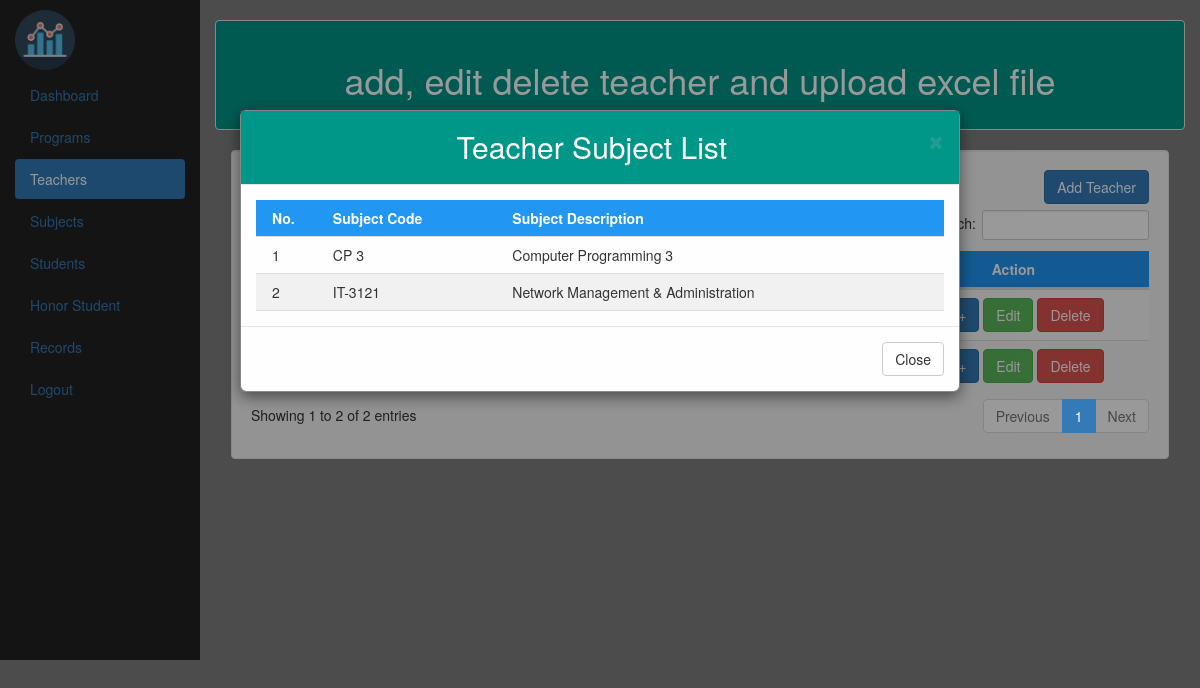
/teacher.php?InfoID=4 (signed in), run on the app's committed database.
### tables this page shows
CREATE TABLE IF NOT EXISTS `subject` (
  `id` int(11) NOT NULL AUTO_INCREMENT,
  `department` varchar(50) NOT NULL,
  `No` int(11) NOT NULL,
  `Subject_Code` varchar(50) NOT NULL,
  `Subject_Description` varchar(50) NOT NULL,
  `ProfID` int(11) NOT NULL,
  `sem` varchar(50) NOT NULL,
  `ay` varchar(50) NOT NULL,
  `stat` int(11) NOT NULL,
  PRIMARY KEY (`id`)
);

CREATE TABLE IF NOT EXISTS `teacher_information` (
  `id` int(11) NOT NULL AUTO_INCREMENT,
  `First_Name` varchar(50) NOT NULL,
  `Last_Name` varchar(50) NOT NULL,
  `Username` varchar(50) NOT NULL,
  `Password` varchar(50) NOT NULL,
  PRIMARY KEY (`id`)
);

### teacherData.php (the view, shortened to what this page needs)
<div class="w3-container w3-animate-zoom">
<?php
if(isset($_GET['InfoID'])){
?>
	<div class="modal fade" id="viewInfo" role="dialog">
		<div class="modal-dialog modal-lg">
			<div class="modal-content">
				<div class="modal-header w3-teal">
					<button type="button" class="close" data-dismiss="modal">&times;</button>
					<h2 class="modal-title"><center>Teacher Subject List</center></h2>
				</div>
				<div class="modal-body">
					<table class="w3-table w3-striped w3-bordered">
						<thead>
							<tr class="w3-blue">
								<th width="10%">No.</th>
								<th>Subject Code</th>
								<th>Subject Description</th>
							</tr>
						</thead>
						<?php
						$teacherSubject = mysqli_query($conn, "SELECT * FROM subject WHERE ProfID = ".$_GET['InfoID']."  GROUP BY Subject_Code");
						$no = 1;
						while($res = mysqli_fetch_array($teacherSubject)){
							echo "
							<tr>
								<td>$no</td>
								<td>".$res['Subject_Code']."</td>
								<td>".$res['Subject_Description']."</td>
							</tr>";
							$no++;
						}
						?>
						</table>
					</div>
				<div class="modal-footer">
					<button type="button" class="btn btn-default" data-dismiss="modal">Close</button>
				</div>
			</div>
		</div>
	</div>
<?php
}
?>
<div class="w3-container w3-animate-zoom well">
	<div class="row">
		<div class="col-md-12">
			<button class='btn btn-primary w3-right' id="add">Add Teacher</button><br><br>
			<div style="overflow-x:auto;">
				<table  id="data" class="table table-responsive table-striped">
					<thead>
						<tr class="w3-blue">
							<th class = 'w3-center'>No.</th>
							<th class = 'w3-center'>Name</th>
							<th class = 'w3-center'>Username</th>
							<th class = 'w3-center'>Password</th>
							<th class = 'w3-center'>Action</th>
						</tr>
					</thead>
					<tbody>
					<?php
						$allteacher = mysqli_query($conn, "SELECT * FROM teacher_information");
						$i=1;
						while($res = mysqli_fetch_array($allteacher)){
							echo "<tr>
							<td class = 'w3-center'>$i</td>
							<td class = 'w3-center'><a href='teacher.php?InfoID=".$res['id']."' style='color:black'>".$res['First_Name']." ".$res['Last_Name']."</a></td>
							<td class = 'w3-center'>".$res['Username']."</td>
							<td class = 'w3-center'>".$res['Password']."</td>
							<td class = 'w3-center'>
							<a href='uploadExcel.php?id=".$res['id']."' class='btn btn-primary' >+</a>
							<a href='teacher.php?id=".$res['id']."' class='btn btn-success'>Edit</a>
							<a href='deleteAccount.php?id=".$res['id']."' class='btn btn-danger'>Delete</a>
							</td>
							</tr>";
							$i++;
						}
					?>
					</tbody>
				</table>
			</div>
		</div>
	</div>
</div>

### w3.css (style rules this page uses)
html { box-sizing:border-box }
*,*:before,*:after { box-sizing:inherit }
html { -ms-text-size-adjust:100%;-webkit-text-size-adjust:100% }
body { margin:0 }
a { background-color:transparent;-webkit-text-decoration-skip:objects }
button,input,select,textarea { font:inherit;margin:0 }
button,input { overflow:visible }
button,select { text-transform:none }
button,html [type=button],[type=reset],[type=submit] { -webkit-appearance:button }
html,body { font-family:Verdana,sans-serif;font-size:15px;line-height:1.5 }
html { overflow-x:hidden }
h2 { font-size:30px }
h1,h2,h3,h4,h5,h6 { font-family:"Segoe UI",Arial,sans-serif;font-weight:400;margin:10px 0 }
a { color:inherit }
.w3-table,.w3-table-all { border-collapse:collapse;border-spacing:0;width:100%;display:table }
.w3-bordered tr,.w3-table-all tr { border-bottom:1px solid #ddd }
.w3-striped tbody tr:nth-child(even) { background-color:#f1f1f1 }
.w3-table td,.w3-table th,.w3-table-all td,.w3-table-all th { padding:8px 8px;display:table-cell;text-align:left;vertical-align:top }
.w3-table th:first-child,.w3-table td:first-child,.w3-table-all th:first-child,.w3-table-all td:first-child { padding-left:16px }
.w3-container:after,.w3-container:before,.w3-panel:after,.w3-panel:before,.w3-row:after,.w3-row:before,.w3-row-padding:after,.w3-row-padding:before, .w3-cell-row:before,.w3-cell-row:after,.w3-clear:after,.w3-clear:before,.w3-bar:before,.w3-bar:after { content:"";display:table;clear:both }
.w3-container,.w3-panel { padding:0.01em 16px }
.w3-animate-zoom { animation:animatezoom 0.6s }
.w3-center { text-align:center!important }
.w3-right { float:right!important }
.w3-blue,.w3-hover-blue:hover { color:#fff!important;background-color:#2196F3!important }
.w3-teal,.w3-hover-teal:hover { color:#fff!important;background-color:#009688!important }

### modal.css (style rules this page uses)
.modal { display: none; position: fixed; z-index: 1; padding-top: 80px; left: 0; top: 0; width: 100%; height: 100%; overflow: auto; background-color: rgb(0,0,0); background-color: rgba(0,0,0,0.4); }
.modal-content { background-color: #fefefe; margin: auto; border: 1px solid #888; width: 80%; }
.close { color: #aaaaaa; float: right; font-size: 28px; font-weight: bold; }

### data on the page
subject: Subject_Code "CP 3", Subject_Description "Computer Programming 3"
subject: Subject_Code "IT-3121", Subject_Description "Network Management & Administration"
